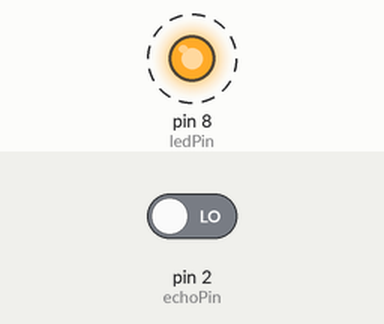
Recording of a sketch running on a simulated Arduino Uno, built with avr-gcc and run on an emulated ATmega328P. On the bench: output pins drawn as LEDs (lit = HIGH). Dashed ring = blinking. The inputs (shaded band) are chosen by the test bench; at power-on: pin 2 (echoPin) LOW. Pins used as bus, display or sensor lines are not drawn; what the sketch prints to the serial monitor is not drawn.

Above: at 0.7 s.
Timing chart, 0 to 4.6 s (numbered marks = the images above):
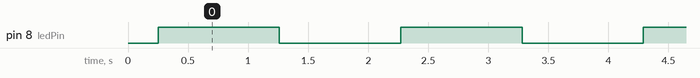

The sketch:

Test_Distance_Sensor.ino
```cpp
unsigned long previousMillis = 0;
long duration;
const int ledPin = 8, echoPin = 2, trigPin = 3;
int distance = 0, ledState = LOW;

// the setup function runs once when you press reset or power the board
void setup() {
  // initialize digital pin LED_BUILTIN as an output.
  pinMode(ledPin, OUTPUT);
  pinMode(trigPin, OUTPUT);
  pinMode(echoPin, INPUT);
  Serial.begin(9600);
  digitalWrite(trigPin, LOW);
}

// the loop function runs over and over again forever
void loop() {
  unsigned long currentMillis = millis();
  unsigned long time_elapsed = currentMillis - previousMillis;
  if (time_elapsed >= 250) {
    // save the last time you blinked the LED
    previousMillis = currentMillis;

    // if the LED is off turn it on and vice-versa:
    if (ledState == LOW) {
      ledState = HIGH;
    } else {
      ledState = LOW;
    }

    // set the LED with the ledState of the variable:
    digitalWrite(ledPin, ledState);

    digitalWrite(trigPin, HIGH);
    delay(10);
    digitalWrite(trigPin, LOW);
    duration = pulseIn(echoPin, HIGH);
    distance = duration * 3.4 / 20;
    if (distance < 2500) Serial.println(distance);
  }
}
```

Measured:
- by itself, pin 8 (ledPin): alternates HIGH for 1.0 s and LOW for 1.0 s
